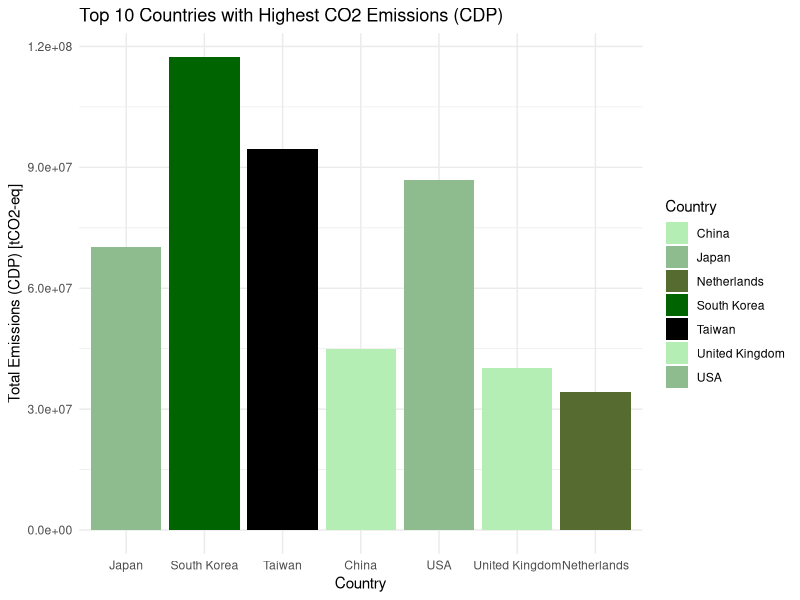

Generate this figure with R:
## Top 10 Countries and Emissions Bar Chart

# Load libraries
library(dplyr)
library(readxl)
library(ggplot2)

# Set working directory to the location of the file
setwd("/Users/ryan1/INFO201/exploratory-analysis-ryan1kang03/SCRIPTS/DATA")

# Load the data from the specified path
emissions_data <- read_excel("D_FINAL.xlsx", sheet = 1)

# Select relevant columns
emissions_data <- emissions_data %>% 
  select(`Scope-1 GHG emissions [tCO2 or tCO2-eq]`, `Total emissions (CDP) [tCO2-eq]`, Country)

# Rename columns for convenience
colnames(emissions_data) <- c("Scope1_Emissions", "Total_Emissions_CDP", "Country")

# Sort the data by Total Emissions (CDP) column in descending order
sorted_data <- emissions_data %>% arrange(desc(Total_Emissions_CDP))

# Select the top 10 countries
top_10_countries <- head(sorted_data, 10)

# Create the bar chart
ggplot(top_10_countries, aes(x = reorder(Country, -Total_Emissions_CDP), y = Total_Emissions_CDP, fill = Country)) +
  geom_bar(stat = "identity") +
  scale_fill_manual(values = c("darkseagreen2", "darkseagreen", "darkolivegreen", "darkgreen", "black", 
                               "darkseagreen2", "darkseagreen", "darkolivegreen", "darkgreen", "black")) +
  labs(x = "Country", y = "Total Emissions (CDP) [tCO2-eq]", title = "Top 10 Countries with Highest CO2 Emissions (CDP)") +
  theme_minimal()

